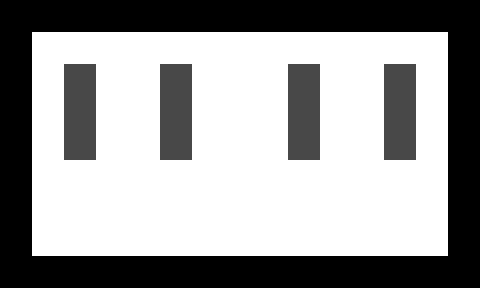

The image is a tile-based game level rendered from a .tmx file. Its description and complete source (layers, tilesets, objects, tile grids) follow:
An orthogonal 15x9 tile map with 32x32 px tiles, 2 tile layers (1, 2).

<map version="1.0" orientation="orthogonal" width="15" height="9" tilewidth="32" tileheight="32">
 <tileset firstgid="1" name="n_tiles1" tilewidth="32" tileheight="32">
  <image source="../../images/map/common/n_tiles1.png" width="128" height="64" />
 </tileset>
 <layer name="1" width="15" height="9">
  <data encoding="csv">
1,1,1,1,1,1,1,1,1,1,1,1,1,1,1,
1,1,1,1,1,1,1,1,1,1,1,1,1,1,1,
1,1,1,1,1,1,1,1,1,1,1,1,1,1,1,
1,1,1,1,1,1,1,1,1,1,1,1,1,1,1,
1,1,1,1,1,1,1,1,1,1,1,1,1,1,1,
1,1,1,1,1,1,1,1,1,1,1,1,1,1,1,
1,1,1,1,1,1,1,1,1,1,1,1,1,1,1,
1,1,1,1,1,1,1,1,1,1,1,1,1,1,1,
1,1,1,1,1,1,1,1,1,1,1,1,1,1,1
</data>
 </layer>
 <layer name="2" width="15" height="9">
  <data encoding="csv">
2,2,2,2,2,2,2,2,2,2,2,2,2,2,2,
2,0,0,0,0,0,0,0,0,0,0,0,0,0,2,
2,0,4,0,0,4,0,0,0,4,0,0,4,0,2,
2,0,4,0,0,4,0,0,0,4,0,0,4,0,2,
2,0,4,0,0,4,0,0,0,4,0,0,4,0,2,
2,0,0,0,0,0,0,0,0,0,0,0,0,0,2,
2,0,0,0,0,0,0,0,0,0,0,0,0,0,2,
2,0,0,0,0,0,0,0,0,0,0,0,0,0,2,
2,2,2,2,2,2,2,2,2,2,2,2,2,2,2
</data>
 </layer>
</map>
